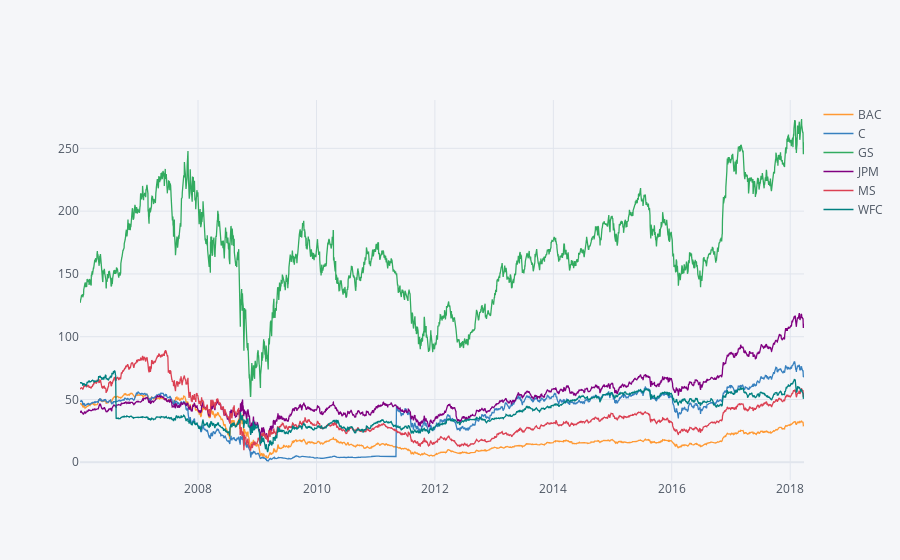

Notebook cell for this chart:
### Markdown cell above
### These are the closing prices for each bank's stocks over the specified time period.

### Code cell
bank_stocks.xs(key='Close',axis=1,level='Stock Info').iplot()

### Figure 1 — Plotly figure (JSON) as saved in the notebook; plotly's stock layout.template omitted (floating-point values rounded to 4 significant figures; data arrays with more than 128 entries replaced by an {"elided": "..."} marker saying what was removed)
{"data": [{"line": {"color": "rgba(255, 153, 51, 1.0)", "dash": "solid", "shape": "linear", "width": 1.3}, "mode": "lines", "name": "BAC", "text": "", "type": "scatter", "x": {"elided": "3078 str values"}, "y": {"elided": "3078 float values"}}, {"line": {"color": "rgba(55, 128, 191, 1.0)", "dash": "solid", "shape": "linear", "width": 1.3}, "mode": "lines", "name": "C", "text": "", "type": "scatter", "x": {"elided": "3078 str values"}, "y": {"elided": "3078 float values"}}, {"line": {"color": "rgba(50, 171, 96, 1.0)", "dash": "solid", "shape": "linear", "width": 1.3}, "mode": "lines", "name": "GS", "text": "", "type": "scatter", "x": {"elided": "3078 str values"}, "y": {"elided": "3078 float values"}}, {"line": {"color": "rgba(128, 0, 128, 1.0)", "dash": "solid", "shape": "linear", "width": 1.3}, "mode": "lines", "name": "JPM", "text": "", "type": "scatter", "x": {"elided": "3078 str values"}, "y": {"elided": "3078 float values"}}, {"line": {"color": "rgba(219, 64, 82, 1.0)", "dash": "solid", "shape": "linear", "width": 1.3}, "mode": "lines", "name": "MS", "text": "", "type": "scatter", "x": {"elided": "3078 str values"}, "y": {"elided": "3078 float values"}}, {"line": {"color": "rgba(0, 128, 128, 1.0)", "dash": "solid", "shape": "linear", "width": 1.3}, "mode": "lines", "name": "WFC", "text": "", "type": "scatter", "x": {"elided": "3078 str values"}, "y": {"elided": "3078 float values"}}], "layout": {"legend": {"bgcolor": "#F5F6F9", "font": {"color": "#4D5663"}}, "paper_bgcolor": "#F5F6F9", "plot_bgcolor": "#F5F6F9", "title": {"font": {"color": "#4D5663"}}, "xaxis": {"gridcolor": "#E1E5ED", "showgrid": true, "tickfont": {"color": "#4D5663"}, "title": {"font": {"color": "#4D5663"}, "text": ""}, "zerolinecolor": "#E1E5ED"}, "yaxis": {"gridcolor": "#E1E5ED", "showgrid": true, "tickfont": {"color": "#4D5663"}, "title": {"font": {"color": "#4D5663"}, "text": ""}, "zerolinecolor": "#E1E5ED"}}}
